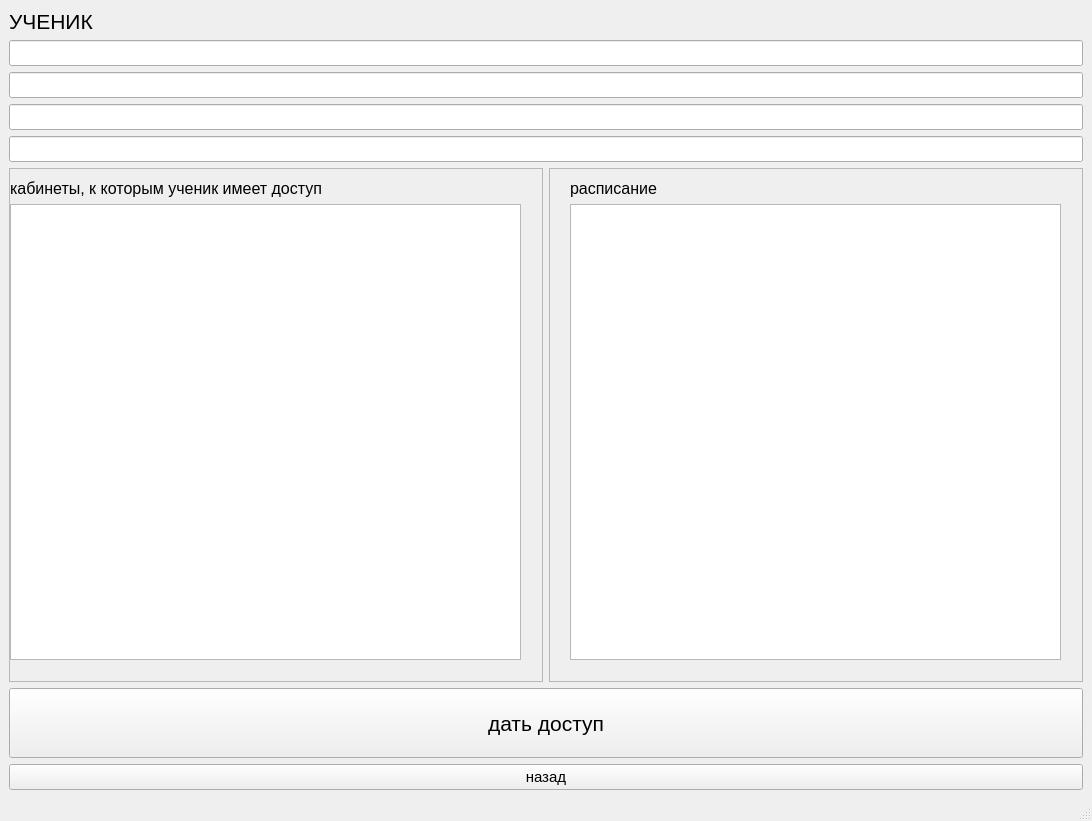
<?xml version="1.0" encoding="UTF-8"?>
<ui version="4.0">
 <class>MainWindow</class>
 <widget class="QMainWindow" name="MainWindow">
  <property name="geometry">
   <rect>
    <x>0</x>
    <y>0</y>
    <width>1092</width>
    <height>821</height>
   </rect>
  </property>
  <property name="windowTitle">
   <string>MainWindow</string>
  </property>
  <widget class="QWidget" name="centralwidget">
   <layout class="QVBoxLayout" name="verticalLayout">
    <item>
     <widget class="QLabel" name="label">
      <property name="font">
       <font>
        <pointsize>16</pointsize>
       </font>
      </property>
      <property name="text">
       <string>УЧЕНИК</string>
      </property>
     </widget>
    </item>
    <item>
     <widget class="QLineEdit" name="familia">
      <property name="font">
       <font>
        <pointsize>11</pointsize>
       </font>
      </property>
      <property name="text">
       <string/>
      </property>
     </widget>
    </item>
    <item>
     <widget class="QLineEdit" name="name">
      <property name="font">
       <font>
        <pointsize>11</pointsize>
       </font>
      </property>
     </widget>
    </item>
    <item>
     <widget class="QLineEdit" name="father">
      <property name="font">
       <font>
        <pointsize>11</pointsize>
       </font>
      </property>
     </widget>
    </item>
    <item>
     <widget class="QLineEdit" name="class_2">
      <property name="font">
       <font>
        <pointsize>11</pointsize>
       </font>
      </property>
     </widget>
    </item>
    <item>
     <layout class="QHBoxLayout" name="horizontalLayout">
      <item>
       <widget class="QScrollArea" name="scrollArea">
        <property name="widgetResizable">
         <bool>true</bool>
        </property>
        <widget class="QWidget" name="scrollAreaWidgetContents">
         <property name="geometry">
          <rect>
           <x>0</x>
           <y>0</y>
           <width>531</width>
           <height>499</height>
          </rect>
         </property>
         <widget class="QWidget" name="verticalLayoutWidget_2">
          <property name="geometry">
           <rect>
            <x>0</x>
            <y>10</y>
            <width>511</width>
            <height>481</height>
           </rect>
          </property>
          <layout class="QVBoxLayout" name="verticalLayout_3">
           <item>
            <widget class="QLabel" name="label_2">
             <property name="font">
              <font>
               <pointsize>12</pointsize>
              </font>
             </property>
             <property name="text">
              <string>кабинеты, к которым ученик имеет доступ</string>
             </property>
            </widget>
           </item>
           <item>
            <widget class="QTableWidget" name="table_kab"/>
           </item>
          </layout>
         </widget>
        </widget>
       </widget>
      </item>
      <item>
       <widget class="QScrollArea" name="scrollArea_2">
        <property name="widgetResizable">
         <bool>true</bool>
        </property>
        <widget class="QWidget" name="scrollAreaWidgetContents_2">
         <property name="geometry">
          <rect>
           <x>0</x>
           <y>0</y>
           <width>531</width>
           <height>499</height>
          </rect>
         </property>
         <widget class="QWidget" name="verticalLayoutWidget">
          <property name="geometry">
           <rect>
            <x>20</x>
            <y>10</y>
            <width>491</width>
            <height>481</height>
           </rect>
          </property>
          <layout class="QVBoxLayout" name="verticalLayout_2">
           <item>
            <widget class="QLabel" name="label_3">
             <property name="font">
              <font>
               <pointsize>12</pointsize>
              </font>
             </property>
             <property name="text">
              <string>расписание</string>
             </property>
            </widget>
           </item>
           <item>
            <widget class="QTableWidget" name="table_lessons"/>
           </item>
          </layout>
         </widget>
        </widget>
       </widget>
      </item>
     </layout>
    </item>
    <item>
     <widget class="QPushButton" name="give_access">
      <property name="minimumSize">
       <size>
        <width>200</width>
        <height>70</height>
       </size>
      </property>
      <property name="font">
       <font>
        <pointsize>16</pointsize>
       </font>
      </property>
      <property name="text">
       <string>дать доступ</string>
      </property>
     </widget>
    </item>
    <item>
     <widget class="QPushButton" name="back">
      <property name="font">
       <font>
        <pointsize>11</pointsize>
       </font>
      </property>
      <property name="text">
       <string>назад</string>
      </property>
     </widget>
    </item>
   </layout>
  </widget>
  <widget class="QMenuBar" name="menubar">
   <property name="geometry">
    <rect>
     <x>0</x>
     <y>0</y>
     <width>1092</width>
     <height>21</height>
    </rect>
   </property>
  </widget>
  <widget class="QStatusBar" name="statusbar"/>
 </widget>
 <resources/>
 <connections/>
</ui>
